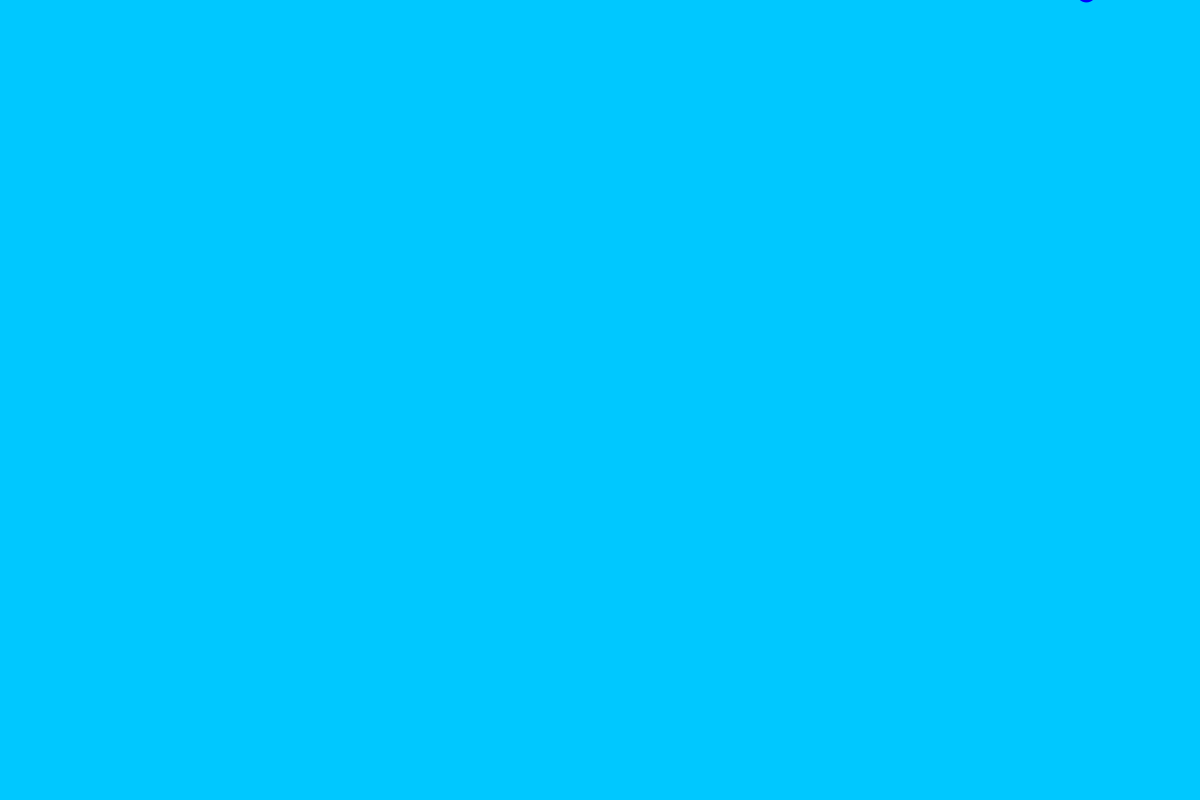
Frame 1 (no input)
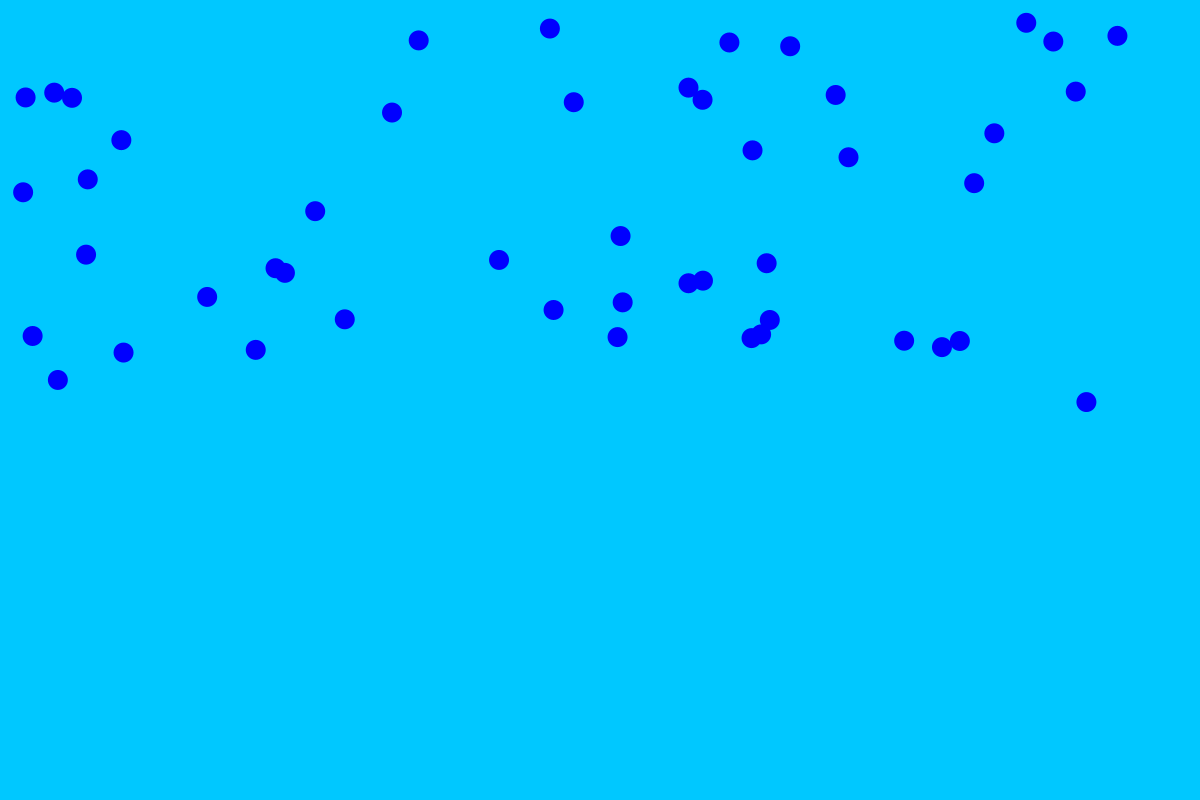
Frame 60 (the mouse pressed at the canvas centre just before this capture)
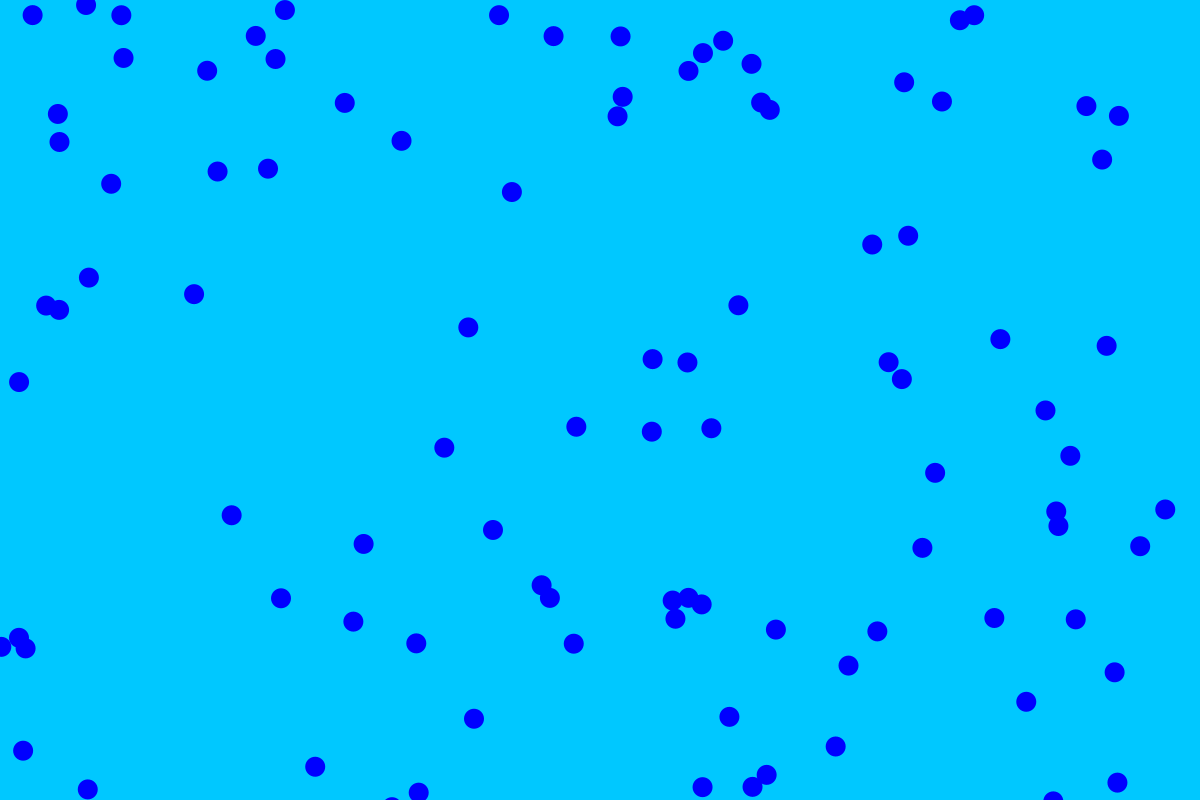
Frame 120 (the mouse held since frame 60 and released just before this capture)

The Processing sketch that drew these frames (run headless with seeded random() and noise(); from frame 60 on, the mouse is pressed at the canvas centre):

// Processing sketch: raindropGameCode
// ── raindropGameCode.pde
int count = 100;
PVector mouse;   //declare a P
Raindrop[] r = new Raindrop[count];      //declare a new Raindrop called r

// On your own, create an array of Raindrop objects instead of just one
// Use the array instead of the single object
// You can start out by just using the single Raindrop as you test


void setup() {
  size(1200, 800);
  mouse = new PVector();//initialize mouse PVector. value is irrelevant since it will be set at the start of void draw(){}
  for(int i = 0; i<count; i++){ 
  r[i] = new Raindrop(random(width), random(-height,0));   //Initialize r. The parameters used are the initial x and y positions
  }
}

void draw() {
  mouse.set(mouseX, mouseY);             //set value of mouse as mouseX,mouseY
  background(0, 200, 255);
  for(int i = 0; i<count; i++){ 
  r[i].fall();         //make the raindrop fall. It should accelerate as if pulled towards the ground by earth's gravity
  r[i].display();      //display the raindrop
  if (r[i].isInContactWith(mouse)) {      //check to see if the raindrop is in contact with the point represented by the PVector called mouse
    r[i].reset();                         //if it is, reset the raindrop
  }
  if (r[i].loc.y > height + r[i].diam/2) {     //check to see if the raindrop goes below the bottom of the screen
    r[i].reset();                           //if it does, reset the raindrop
  }
  }
}
// ── bucketClass.pde
class Bucket {
  PVector loc;
  int diam;

  Bucket(int d) {
    diam = d;
    loc = new PVector();
  }

  void update() {
    loc.set(mouseX, mouseY);
  }

  void display() {
    fill(0,0);
    ellipse(loc.x, loc.y, diam, diam);
  }
}
// ── raindropClass.pde
class Raindrop {
  float diam;
  PVector v, acc, loc;

  Raindrop(float a, float b) {
    loc = new PVector(a, b);
    v = new PVector(0, 5);
    acc = new PVector(0, random(.03,.09));
    diam = 20;
  }

  void fall() {
    loc.add(v);
    v.add(acc);
  }

  void display() {
    noStroke();
    fill(0, 0, 255);
    ellipse(loc.x, loc.y, diam, diam);
  }

  boolean isInContactWith(PVector c) {
    boolean e;
    if (loc.dist(c) < diam/2) {
      e = true;
    } else {
      e = false;
    };
    return e;
  }

  void reset() {
    loc.y = 0;
    v.set(0, 5);
  }
}
